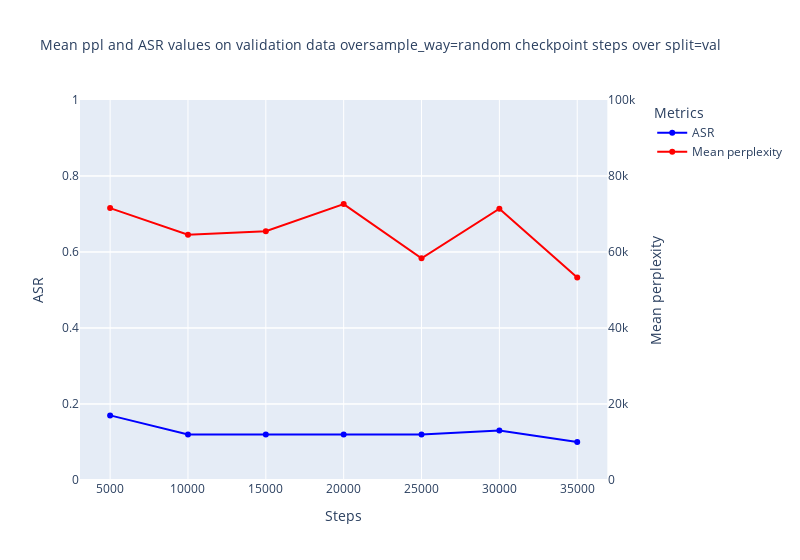

The code cell stored with this chart in its notebook:
### Code cell
root='/fs/ess/PAA0201/lzy37ld/why_attack/ckpt'
sample_way="random"
ckpt_name=f'prompter_victim=llama2-7b-chat_prompt_type=q_p_model_name=llama2-base_sample_way_and_n_sample={sample_way}_nsample=200_epoch_5'
split="val"
dir_base_name = os.path.join(root,ckpt_name) 
# 示例：搜索 'a/b/c/checkpoint-123/*.json'
"/fs/ess/PAA0201/lzy37ld/why_attack/ckpt/prompter_victim=llama2-7b-chat_prompt_type=q_p_model_name=llama2-base_sample_way_and_n_sample=step_nsample=200_epoch_5/"  # Replace with the actual folder path
files = find_files(f'{dir_base_name}/*{split}_analysis/**/*.jsonl')
# print(files)
data = convert_to_d(files)
plot(data,sample_way,split)

### Figure 1 — Plotly figure (JSON) as saved in the notebook; plotly's stock layout.template omitted (floating-point values rounded to 4 significant figures)
{"data": [{"line": {"color": "blue"}, "mode": "lines+markers", "name": "ASR", "type": "scatter", "x": ["5000", "10000", "15000", "20000", "25000", "30000", "35000"], "xaxis": "x", "y": [0.17, 0.12, 0.12, 0.12, 0.12, 0.13, 0.1], "yaxis": "y"}, {"line": {"color": "red"}, "mode": "lines+markers", "name": "Mean perplexity", "type": "scatter", "x": ["5000", "10000", "15000", "20000", "25000", "30000", "35000"], "xaxis": "x", "y": [71550.0, 64530.0, 65460.0, 72600.0, 58320.0, 71380.0, 53310.0], "yaxis": "y2"}], "layout": {"legend": {"title": {"text": "Metrics"}}, "title": {"font": {"size": 14}, "text": "Mean ppl and ASR values on validation data oversample_way=random checkpoint steps over split=val"}, "width": 800, "xaxis": {"anchor": "y", "domain": [0, 0.94], "title": {"text": "Steps"}}, "yaxis": {"anchor": "x", "domain": [0, 1], "range": [0, 1], "title": {"text": "ASR"}}, "yaxis2": {"anchor": "x", "overlaying": "y", "range": [0, 100000], "side": "right", "title": {"text": "Mean perplexity"}}}}
